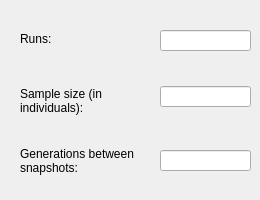
    <widget class="QWidget" name="tab">
     <attribute name="title">
      <string>Execution</string>
     </attribute>
     <widget class="QLabel" name="label_3">
      <property name="geometry">
       <rect>
        <x>20</x>
        <y>30</y>
        <width>67</width>
        <height>17</height>
       </rect>
      </property>
      <property name="text">
       <string>Runs:</string>
      </property>
     </widget>
     <widget class="QLineEdit" name="runs">
      <property name="geometry">
       <rect>
        <x>160</x>
        <y>30</y>
        <width>91</width>
        <height>21</height>
       </rect>
      </property>
     </widget>
     <widget class="QLabel" name="label_4">
      <property name="geometry">
       <rect>
        <x>20</x>
        <y>70</y>
        <width>91</width>
        <height>61</height>
       </rect>
      </property>
      <property name="text">
       <string>Sample size (in individuals):</string>
      </property>
      <property name="wordWrap">
       <bool>true</bool>
      </property>
     </widget>
     <widget class="QLabel" name="label_5">
      <property name="geometry">
       <rect>
        <x>20</x>
        <y>130</y>
        <width>131</width>
        <height>61</height>
       </rect>
      </property>
      <property name="text">
       <string>Generations between snapshots:</string>
      </property>
      <property name="wordWrap">
       <bool>true</bool>
      </property>
     </widget>
     <widget class="QLineEdit" name="samplesize">
      <property name="geometry">
       <rect>
        <x>160</x>
        <y>86</y>
        <width>91</width>
        <height>21</height>
       </rect>
      </property>
     </widget>
     <widget class="QLineEdit" name="snapshots">
      <property name="geometry">
       <rect>
        <x>160</x>
        <y>150</y>
        <width>91</width>
        <height>21</height>
       </rect>
      </property>
     </widget>
    </widget>
